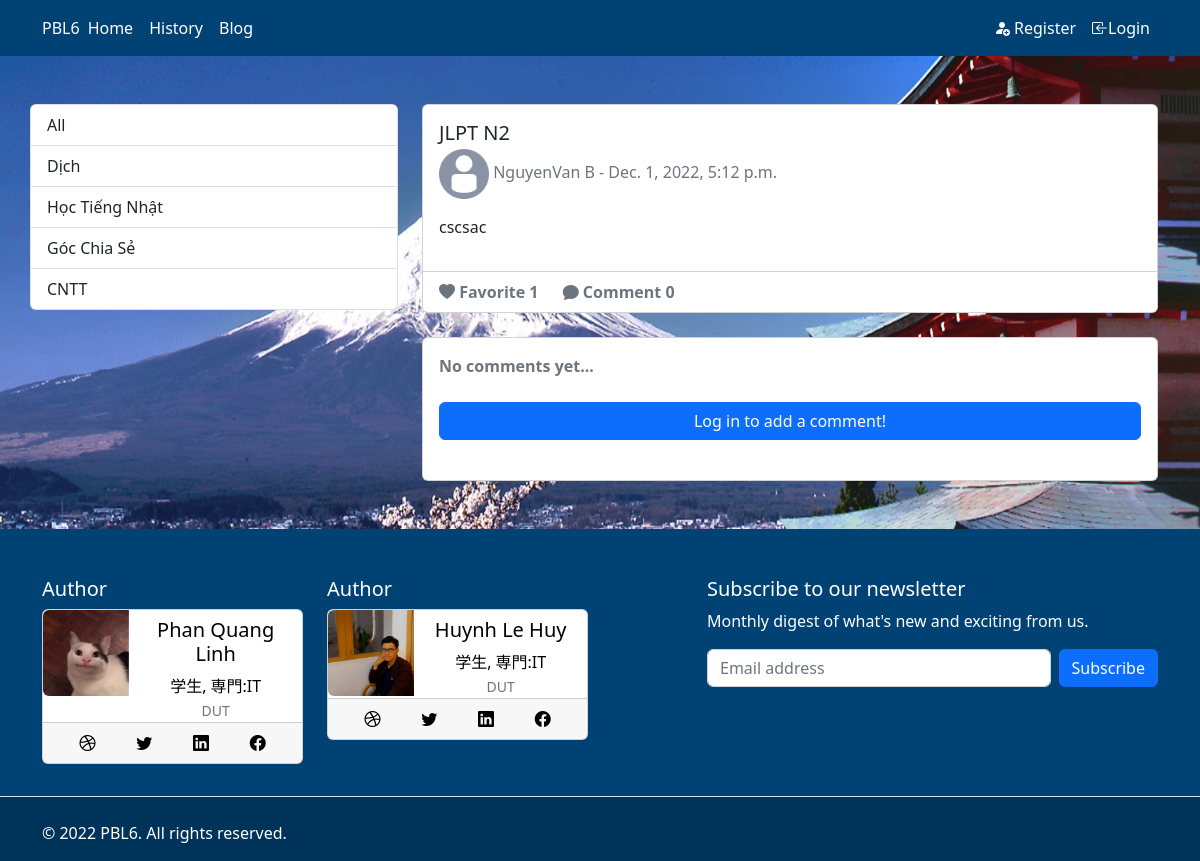
The page /blog/4 on the database as committed earlier.
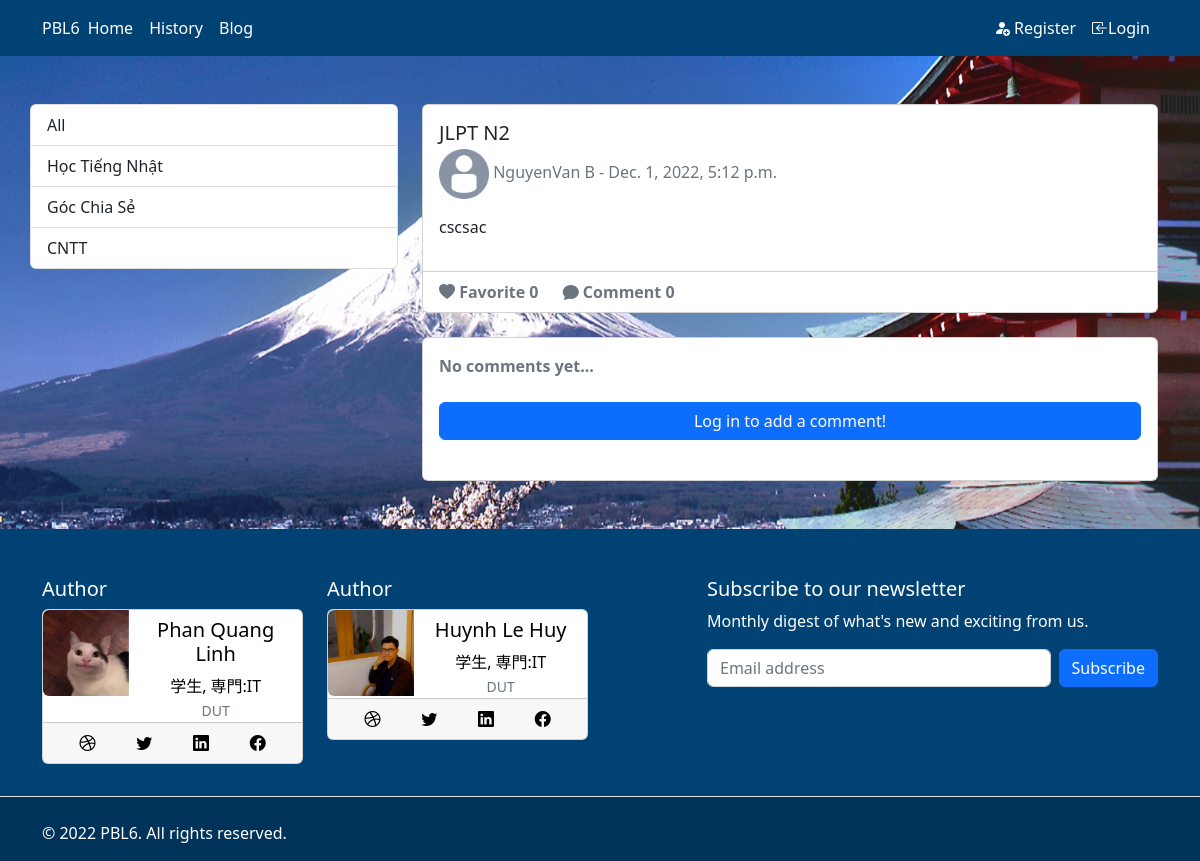
The same page on the database as committed later.
### frontend/models.py (models this page shows, shortened)
class Category(models.Model):
    name = models.CharField(max_length=255)
    def __str__(self) :
        return self.name

### frontend/views.py (the view, shortened to what this page needs)
# urls.py: path('blog/<int:pk>', PostDetailView.as_view(), name='post'),
class PostDetailView(DetailView):
    model = Post
    form_class = CommentForm
    template_name = "post.html"
    context_object_name = 'post'
    def post(self, request, *args, **kwargs):
        form = CommentForm(body = request.POST.get('body'), author = request.user, post=self.get_object())
        form.save()
        self.get(self, request, *args, **kwargs)
        return HttpResponseRedirect(reverse_lazy('post', kwargs={'pk': self.kwargs['pk']}))
    def get_context_data(self, *arg, **kwargs):
        cat_menu = Category.objects.all()
        context = super(PostDetailView, self).get_context_data(*arg, **kwargs)
        stuff = get_object_or_404(Post, id=self.kwargs['pk'])
        total_likes = stuff.total_likes()
        liked = stuff.likes.filter(id = self.request.user.id).exists()
        comments_connected = Comment.objects.filter(post=self.get_object()).order_by('-date')
        context['comments'] = comments_connected
        context['cat_menu'] = cat_menu
        context['total_likes'] = total_likes
        context['liked'] = liked
        if self.request.user.is_authenticated:
            context['comment_form'] = CommentForm(instance=self.request.user)
        return context

### frontend/models.py (called while the page is built)
    def total_likes(self):
        return self.likes.count()

### frontend/templates/post.html (shortened to what this page needs)
{% extends "base.html" %}
{% load static %}
{% block content%}
<div class="container my-5">
<div class="row">
<div class="list-group col-4">
    <a class="list-group-item" href="{% url 'blog'  %}">All</a>
{% for item in cat_menu %}
    <a class="list-group-item" href="{% url 'category' item %}">{{item}}</a>
{% endfor %}
</div>
<div class="col-8">
  <div class="card">
  <div class="card-body">
    <h5 class="card-title">{{post.title}}</h5>
    <h6 class="card-subtitle mb-2 text-muted">
        <img src="{% static 'images/default-avatar.png' %}" class="img-fluid rounded-start" width=50 alt="">
        <a href="{% url 'profile' post.author.id %}" class="text-decoration-none text-muted">{{post.author.first_name}}{{post.author.last_name}}</a> - {{post.date}}
      </h6>
    <p class="card-text">{{post.body|safe}}</p>
  </div>
  <div class="card-footer bg-transparent text-secondary">
    <form action="{% url 'like_post' post.pk %}" method="POST" style="display: inline; margin-right:20px">
      {% if user.is_authenticated %}
        <button type="submit" name="post_id" value="{{post.id}}" class="btn btn-link {% if liked %}text-danger {% else %} text-secondary{% endif %} btn-sm"><i class="bi bi-heart-fill"></i></button>
      {% else %}
        <i class="bi bi-heart-fill"></i>
      {% endif %}
      <strong>  Favorite {{total_likes}} </strong>
    </form>
    <strong>
    <i class="bi bi-chat-fill"></i>
    Comment {% if comments %}{{ object.number_of_comments }}{%else%}0{% endif %}
    </strong>
  </div>
</div>
<br>
<div id="comments_section" class="card p-3">
  {% if comments %}
  <h5>
  <strong class="text-secondary">{{ object.number_of_comments }} Comment{{ object.number_of_comments|pluralize }}</strong>
  </h5>
  <ul class="list-group">
    {% for comment in comments %}
    <li class="list-group-item">
     <div>
        <span>
          <a href="{% url 'profile' comment.author.id %}" class="text-decoration-none text-muted">
            <strong class="text-info">{{post.author.first_name}}{{post.author.last_name}}</strong>
          </a>
          <small class="text-muted">{{ comment.date }}</small>
        </span>
        <p>
          {{ comment.body|safe }}
        </p>
      </div>
    </li>
    {% endfor %}
  </ul>
  {% else %}
    <strong class="text-secondary">No comments yet...</strong>
  {% endif %}
  <br/>
  {% if user.is_authenticated %}
  <div class="form-group">
  <form action="{% url 'post' post.id %}" method="POST" >
    {% csrf_token %}
      <h5>Leave your comment!</h5>
      <label>Comment: </label>
      {{ comment_form.body }}
      <br/>
      <button class="btn btn-primary" type="submit">Add comment <i class="fas fa-comments"></i></button>
  </form>
  </div>
  {% else %}
  <a class="btn btn-primary" href="{% url 'login' %}?next={{request.path}}">Log in to add a comment!</a><br>
  {% endif %}
</div>
</div>
</div>
</div>
{% endblock  %}

Rows that differ between the two databases and show on the page:
removed Category: name "Dịch"
Other text that changed with them:
{{ total_likes }}: "1" → "0"
